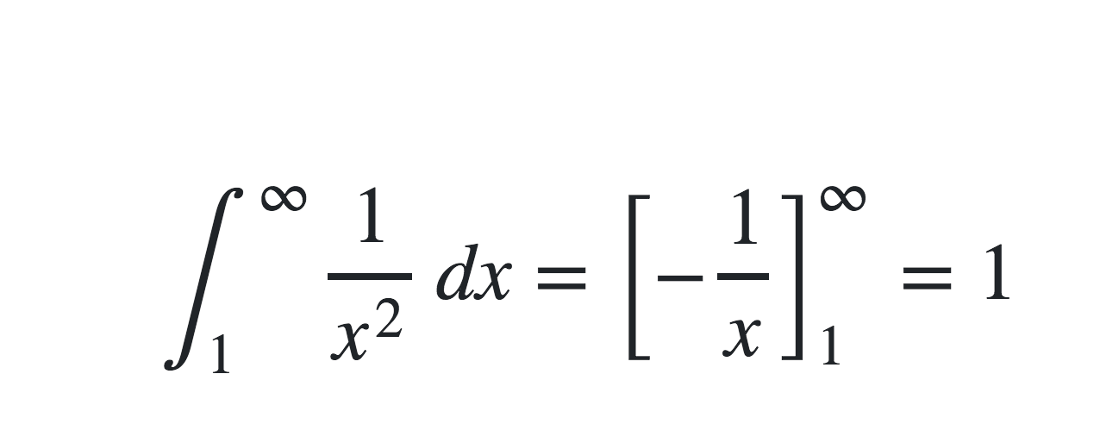
#> input picture Test Data/img.png, 1116 x 424 px
$ python opencv-recog.py
#> lines starting #> are read from the running program, lines starting #| are printed output that depends on the picture; after the words box and inside, x2 and y2 are one past the last pixel; in counts of white or black regions, pixels touching at a corner belong together
import numpy as np
import cv2 as cv
import io
import os
from google.cloud import vision
from google.cloud.vision import types
from google.cloud import storage

client = vision.ImageAnnotatorClient()


def detect_document(path):
    global client
    file_name = os.path.abspath(path)
    with io.open(file_name, 'rb') as image_file:
        content = image_file.read()
    image = types.Image(content=content)
    response = client.document_text_detection(image=image)
    print(response.full_text_annotation.pages)

def det_text(path):
    global client
    file_name = os.path.abspath(path)
    with io.open(file_name, 'rb') as image_file:
        content = image_file.read()
    image = vision.types.Image(content=content)
    response = client.text_detection(image=image)
    texts = response.text_annotations
    print('Texts:')
    for text in texts:
        print('\n"{}"'.format(text.description))
        vertices = (['({},{})'.format(vertex.x, vertex.y)
                    for vertex in text.bounding_poly.vertices])
        print('bounds: {}'.format(','.join(vertices)))

imo = cv.imread('./Test Data/img.png')
#> imo is the input picture: shape (424, 1116, 3); mean B, G, R 249.7, 249.6, 249.5
imoriginal = cv.imread('./Test Data/img.png')
img = cv.cvtColor(imo, cv.COLOR_BGR2GRAY)
(thresh, imb) = cv.threshold(img, 127, 255, cv.THRESH_BINARY)
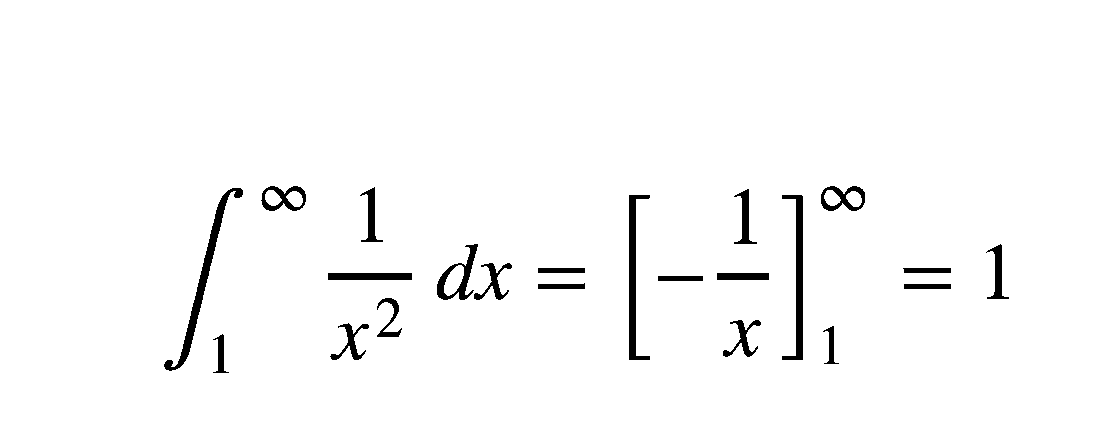
#> imb: shape (424, 1116); 97.6% white; 22 black regions


def rescale_frame(frame, wpercent=50, hpercent=50):
    width = int(frame.shape[1] * wpercent / 100)
    height = int(frame.shape[0] * hpercent / 100)
    return cv.resize(frame, (width, height), interpolation=cv.INTER_AREA)

#cv2.imshow('Original image',originalImage)
#cv2.imshow('Gray image', grayImage)

ret, thresh = cv.threshold(imb, 127, 255, 0)
contours, hierarchy = cv.findContours(thresh, cv.RETR_TREE, cv.CHAIN_APPROX_SIMPLE)
#> contours = 29 contours, 1 with area under 20; largest, box (x1, y1, x2, y2) and area: (0, 0, 1116, 424) 471645, (163, 187, 244, 372) 1764, (781, 194, 804, 361) 1464, (628, 194, 651, 361) 1464, (436, 243, 479, 301) 1188

#contours, hierarchy = cv.findContours(thresh, 1, 2)
contours = contours[1:]
#> contours = 28 contours, 1 with area under 20; largest, box (x1, y1, x2, y2) and area: (163, 187, 244, 372) 1764, (781, 194, 804, 361) 1464, (628, 194, 651, 361) 1464, (436, 243, 479, 301) 1188, (260, 185, 307, 212) 944
hierarchy = hierarchy[0][1:]
cv.drawContours(imo, contours, -1, (0,255,0), 1)
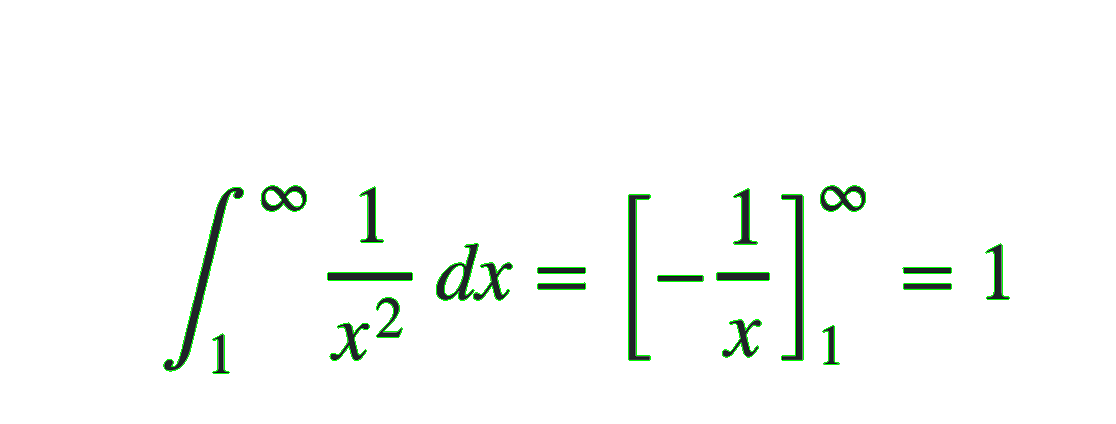
#> imo: shape (424, 1116, 3); 0.86% of pixels changed, all inside (x1, y1, x2, y2) = (163, 185, 1010, 374)

#print(hierarchy)

for a in range(0,len(contours)):
    if hierarchy[a][3] != 0:
        pass
    else:
        cnt  = contours[a]
        x,y,w,h = cv.boundingRect(cnt)
        if a%3 == 0:
            colour = (255,0,0)
        elif a%3 == 1:
            colour = (0,255,0)
        elif a%3 == 2:
            colour = (0,0,255)
        M = cv.moments(cnt)
        cx = int(M['m10']/M['m00'])
        cy = int(M['m01']/M['m00'])
        cv.circle(imo, (cx, cy), 4, (255, 0, 255),-1)
        cv.rectangle(imo,(x,y),(x+w,y+h),colour,1)
        #letter is the subimage item
        letter = imoriginal[y:y+h,x:x+w]

        letter = cv.copyMakeBorder( letter, 10, 10, 10, 10, cv.BORDER_CONSTANT, value=(255,255,255))


        cv.imwrite(str(a)+".jpg",letter)
#> (the run stopped early here; a loop or call above may not have finished)

$ run again, with Test Data/xx.png copied over Test Data/img.png
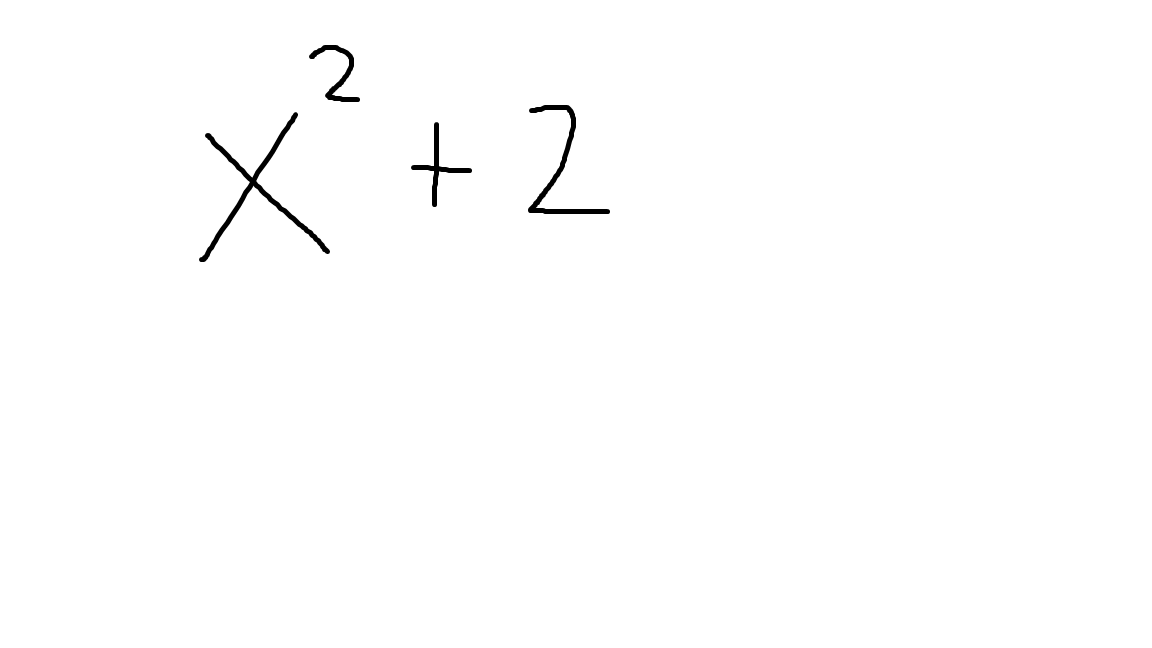
#> input picture Test Data/xx.png, 1152 x 648 px
#> imo is the input picture: shape (648, 1152, 3); min 0, max 255, mean 253.5
#> imb: shape (648, 1152); 99.4% white; 4 black regions
#> `contours, hierarchy = cv.findContours(thresh, cv.RETR_TREE, cv.CHAIN_A..`: contours = 5 contours; box (x1, y1, x2, y2) and area: (0, 0, 1152, 648) 744697, (198, 111, 331, 263) 2025, (527, 104, 611, 215) 1404, (410, 121, 473, 208) 839, (308, 44, 361, 103) 770
#> `contours = contours[1:]`: contours = 4 contours; box (x1, y1, x2, y2) and area: (198, 111, 331, 263) 2025, (527, 104, 611, 215) 1404, (410, 121, 473, 208) 839, (308, 44, 361, 103) 770
#> `cv.drawContours(imo, contours, -1, (0,255,0), 1)`:
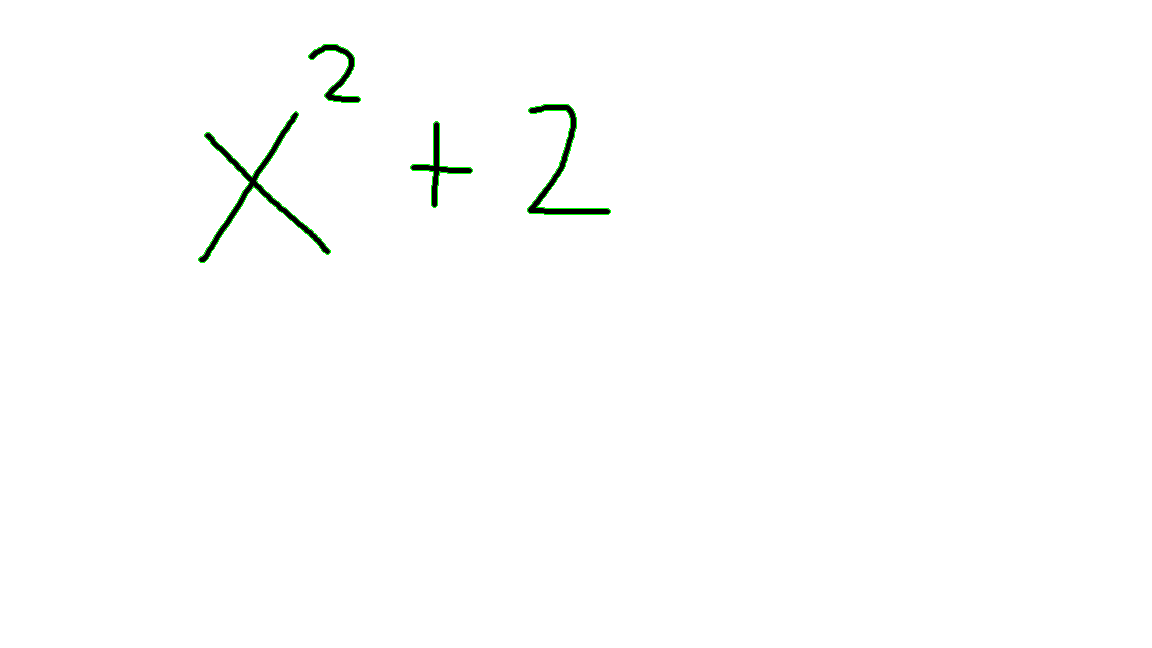
#> imo: shape (648, 1152, 3); 0.2% of pixels changed, all inside (x1, y1, x2, y2) = (198, 44, 611, 263)
